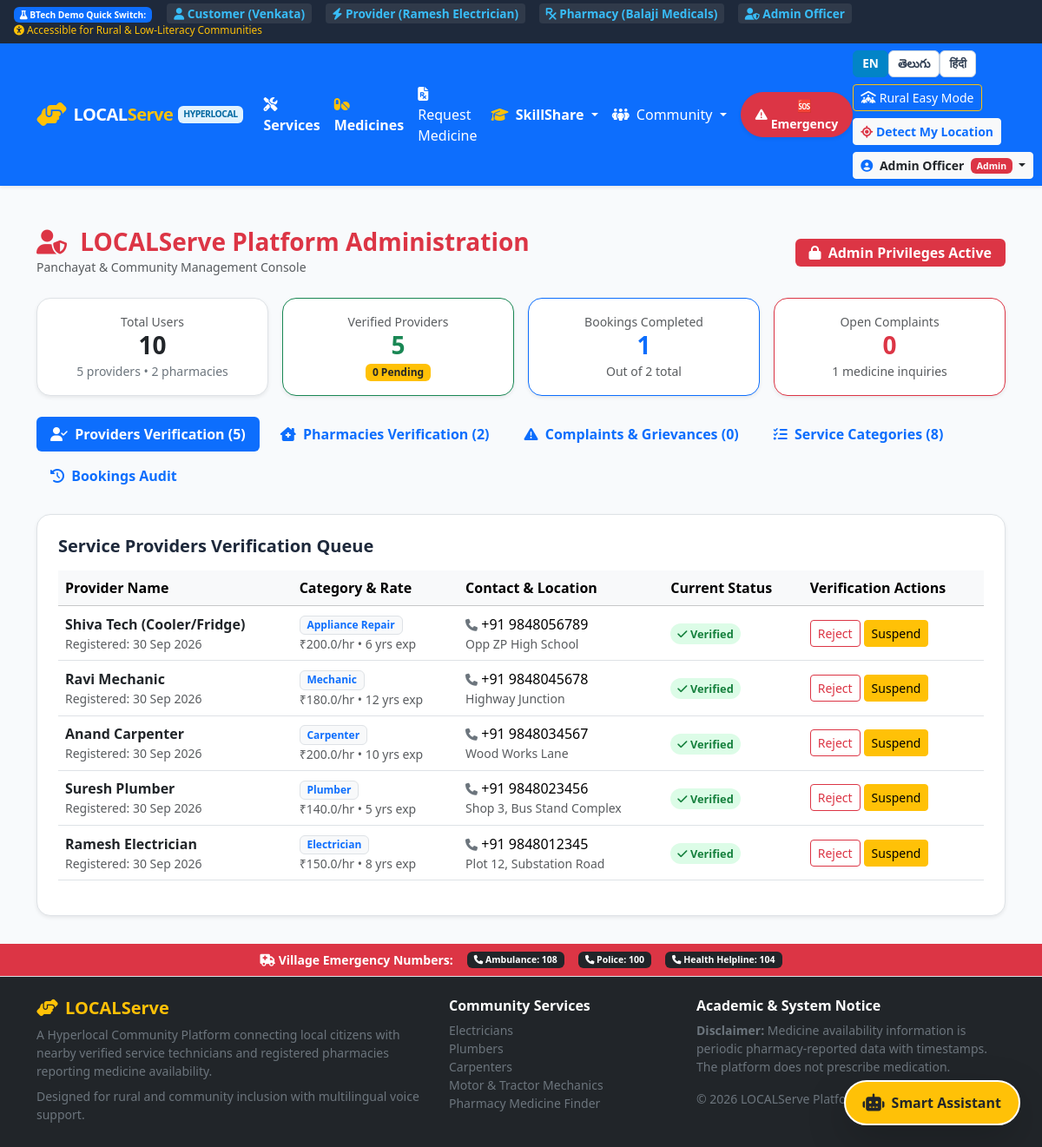
The page /admin/dashboard (signed in) on the database its author committed.
### tables this page shows
CREATE TABLE providers (
        provider_id INTEGER PRIMARY KEY AUTOINCREMENT,
        user_id INTEGER NOT NULL UNIQUE,
        category TEXT NOT NULL,
        experience_years INTEGER DEFAULT 2,
        charges_per_hr REAL DEFAULT 200.0,
        availability TEXT DEFAULT 'Available' CHECK(availability IN ('Available', 'Busy', 'Offline')),
        verification_status TEXT DEFAULT 'Pending' CHECK(verification_status IN ('Pending', 'Verified', 'Rejected', 'Suspended')),
        latitude REAL DEFAULT 17.3850,
        longitude REAL DEFAULT 78.4867,
        address TEXT,
        bio TEXT,
        rating REAL DEFAULT 5.0,
        rating_count INTEGER DEFAULT 0,
        completed_jobs_count INTEGER DEFAULT 0,
        years_on_platform INTEGER DEFAULT 1,
        FOREIGN KEY (user_id) REFERENCES users(user_id) ON DELETE CASCADE
    );

CREATE TABLE users (
        user_id INTEGER PRIMARY KEY AUTOINCREMENT,
        name TEXT NOT NULL,
        email TEXT UNIQUE NOT NULL,
        phone TEXT NOT NULL,
        password_hash TEXT NOT NULL,
        role TEXT NOT NULL CHECK(role IN ('customer', 'provider', 'pharmacy', 'admin')),
        latitude REAL DEFAULT 17.3850,
        longitude REAL DEFAULT 78.4867,
        address TEXT,
        created_at TIMESTAMP DEFAULT CURRENT_TIMESTAMP
    );

### routes/admin.py (the view)
@admin_bp.route('/dashboard')
@role_required(['admin'])
def dashboard():
    stats = {
        'total_users': query_db("SELECT COUNT(*) as c FROM users", one=True)['c'],
        'total_providers': query_db("SELECT COUNT(*) as c FROM providers", one=True)['c'],
        'verified_providers': query_db("SELECT COUNT(*) as c FROM providers WHERE verification_status = 'Verified'", one=True)['c'],
        'pending_providers': query_db("SELECT COUNT(*) as c FROM providers WHERE verification_status = 'Pending'", one=True)['c'],
        'total_pharmacies': query_db("SELECT COUNT(*) as c FROM pharmacies", one=True)['c'],
        'verified_pharmacies': query_db("SELECT COUNT(*) as c FROM pharmacies WHERE verification_status = 'Verified'", one=True)['c'],
        'total_bookings': query_db("SELECT COUNT(*) as c FROM bookings", one=True)['c'],
        'completed_bookings': query_db("SELECT COUNT(*) as c FROM bookings WHERE status = 'Completed'", one=True)['c'],
        'total_requests': query_db("SELECT COUNT(*) as c FROM medicine_requests", one=True)['c'],
        'open_complaints': query_db("SELECT COUNT(*) as c FROM complaints WHERE status IN ('Submitted', 'Investigating')", one=True)['c']
    }
    providers = query_db("""
        SELECT p.*, u.name, u.email, u.phone, u.created_at as registered_date
        FROM providers p
        JOIN users u ON p.user_id = u.user_id
        ORDER BY CASE p.verification_status WHEN 'Pending' THEN 1 ELSE 2 END, p.provider_id DESC
    """)
    pharmacies = query_db("""
        SELECT ph.*, u.email, u.created_at as registered_date
        FROM pharmacies ph
        JOIN users u ON ph.user_id = u.user_id
        ORDER BY CASE ph.verification_status WHEN 'Pending' THEN 1 ELSE 2 END, ph.pharmacy_id DESC
    """)
    raw_complaints = query_db("""
        SELECT c.*, u.name as complainant_name, u.phone as complainant_phone
        FROM complaints c
        JOIN users u ON c.user_id = u.user_id
        ORDER BY CASE c.status WHEN 'Submitted' THEN 1 WHEN 'Investigating' THEN 2 ELSE 3 END, c.created_at DESC
    """)
    complaints = []
    for comp in raw_complaints:
        cd = dict(comp)
        cd['created_ago'] = time_ago(cd['created_at'])
        complaints.append(cd)
    services = query_db("SELECT * FROM services ORDER BY service_id ASC")
    recent_bookings = query_db("""
        SELECT b.*, u.name as customer_name, p_u.name as provider_name, s.name as service_name
        FROM bookings b
        JOIN users u ON b.user_id = u.user_id
        JOIN providers p ON b.provider_id = p.provider_id
        JOIN users p_u ON p.user_id = p_u.user_id
        LEFT JOIN services s ON b.service_id = s.service_id
        ORDER BY b.created_at DESC
        LIMIT 15
    """)
    return render_template(
        'admin_dashboard.html',
        stats=stats,
        providers=providers,
        pharmacies=pharmacies,
        complaints=complaints,
        services=services,
        recent_bookings=recent_bookings
    )

### database.py (called while the page is built)
def get_db():
    if 'db' not in g:
        g.db = sqlite3.connect(Config.DATABASE_PATH)
        g.db.row_factory = sqlite3.Row
        g.db.execute("PRAGMA foreign_keys = ON")
        g.db.create_function("haversine", 4, haversine)
    return g.db

def query_db(query, args=(), one=False):
    db = get_db()
    cur = db.execute(query, args)
    rv = cur.fetchall()
    cur.close()
    return (rv[0] if rv else None) if one else rv

### routes/auth.py (called while the page is built)
def role_required(allowed_roles):
    def decorator(f):
        @wraps(f)
        def decorated_function(*args, **kwargs):
            if 'user_id' not in session:
                flash('Please log in first.', 'warning')
                return redirect(url_for('auth.login', next=request.url))
            if session.get('user_role') not in allowed_roles:
                flash('You do not have permission to access this page.', 'danger')
                return redirect(url_for('customer.index'))
            return f(*args, **kwargs)
        return decorated_function
    return decorator

### templates/admin_dashboard.html (shortened to what this page needs)
{% extends 'base.html' %}
{% block content %}
<div class="container py-3">
  <div class="d-flex justify-content-between align-items-center mb-4 flex-wrap gap-2">
    <div>
      <h3 class="fw-bold mb-0 text-danger">
        <i class="fa-solid fa-user-shield me-2"></i> LOCALServe Platform Administration
      </h3>
      <span class="text-muted small">Panchayat & Community Management Console</span>
    </div>
    <span class="badge bg-danger fs-6 px-3 py-2">
      <i class="fa-solid fa-lock me-1"></i> Admin Privileges Active
    </span>
  </div>
  <div class="row g-3 mb-4 text-center">
    <div class="col-6 col-md-3">
      <div class="bg-white p-3 rounded-4 shadow-sm border">
        <div class="text-muted small">Total Users</div>
        <h3 class="fw-bold text-dark mb-0">{{ stats.total_users }}</h3>
        <span class="text-secondary small">{{ stats.total_providers }} providers &bull; {{ stats.total_pharmacies }} pharmacies</span>
      </div>
    </div>
    <div class="col-6 col-md-3">
      <div class="bg-white p-3 rounded-4 shadow-sm border border-success">
        <div class="text-muted small">Verified Providers</div>
        <h3 class="fw-bold text-success mb-0">{{ stats.verified_providers }}</h3>
        <span class="badge bg-warning text-dark">{{ stats.pending_providers }} Pending</span>
      </div>
    </div>
    <div class="col-6 col-md-3">
      <div class="bg-white p-3 rounded-4 shadow-sm border border-primary">
        <div class="text-muted small">Bookings Completed</div>
        <h3 class="fw-bold text-primary mb-0">{{ stats.completed_bookings }}</h3>
        <span class="text-muted small">Out of {{ stats.total_bookings }} total</span>
      </div>
    </div>
    <div class="col-6 col-md-3">
      <div class="bg-white p-3 rounded-4 shadow-sm border border-danger">
        <div class="text-muted small">Open Complaints</div>
        <h3 class="fw-bold text-danger mb-0">{{ stats.open_complaints }}</h3>
        <span class="text-muted small">{{ stats.total_requests }} medicine inquiries</span>
      </div>
    </div>
  </div>
  <ul class="nav nav-pills mb-4 gap-2" id="adminTabs" role="tablist">
    <li class="nav-item">
      <button class="nav-link active fw-bold" data-bs-toggle="pill" data-bs-target="#providersTab">
        <i class="fa-solid fa-user-check me-1"></i> Providers Verification ({{ providers|length }})
      </button>
    </li>
    <li class="nav-item">
      <button class="nav-link fw-bold" data-bs-toggle="pill" data-bs-target="#pharmaciesTab">
        <i class="fa-solid fa-clinic-medical me-1"></i> Pharmacies Verification ({{ pharmacies|length }})
      </button>
    </li>
    <li class="nav-item">
      <button class="nav-link fw-bold" data-bs-toggle="pill" data-bs-target="#complaintsTab">
        <i class="fa-solid fa-triangle-exclamation me-1"></i> Complaints & Grievances ({{ complaints|length }})
      </button>
    </li>
    <li class="nav-item">
      <button class="nav-link fw-bold" data-bs-toggle="pill" data-bs-target="#servicesTab">
        <i class="fa-solid fa-list-check me-1"></i> Service Categories ({{ services|length }})
      </button>
    </li>
    <li class="nav-item">
      <button class="nav-link fw-bold" data-bs-toggle="pill" data-bs-target="#bookingsTab">
        <i class="fa-solid fa-clock-rotate-left me-1"></i> Bookings Audit
      </button>
    </li>
  </ul>
  <div class="tab-content" id="adminTabsContent">
    <div class="tab-pane fade show active" id="providersTab">
      <div class="bg-white p-4 rounded-4 shadow-sm border">
        <h5 class="fw-bold mb-3">Service Providers Verification Queue</h5>
        <div class="table-responsive">
          <table class="table table-hover align-middle">
            <thead class="table-light">
              <tr>
                <th>Provider Name</th>
                <th>Category & Rate</th>
                <th>Contact & Location</th>
                <th>Current Status</th>
                <th>Verification Actions</th>
              </tr>
            </thead>
            <tbody>
              {% for p in providers %}
              <tr>
                <td>
                  <span class="fw-bold text-dark">{{ p.name }}</span>
                  <div class="text-muted small">Registered: {{ p.registered_date|timeago }}</div>
                </td>
                <td>
                  <span class="badge bg-light text-primary border">{{ p.category }}</span>
                  <div class="small text-muted">₹{{ p.charges_per_hr }}/hr &bull; {{ p.experience_years }} yrs exp</div>
                </td>
                <td>
                  <div><i class="fa-solid fa-phone small text-secondary"></i> {{ p.phone }}</div>
                  <div class="small text-muted text-truncate" style="max-width: 200px;">{{ p.address }}</div>
                </td>
                <td>
                  {% if p.verification_status == 'Verified' %}
                    <span class="provider-badge-verified"><i class="fa-solid fa-check"></i> Verified</span>
                  {% elif p.verification_status == 'Pending' %}
                    <span class="provider-badge-pending"><i class="fa-solid fa-clock"></i> Pending</span>
                  {% elif p.verification_status == 'Suspended' %}
                    <span class="badge bg-danger">Suspended</span>
                  {% else %}
                    <span class="badge bg-secondary">Rejected</span>
                  {% endif %}
                </td>
                <td>
                  <form action="{{ url_for('admin.update_provider_status', provider_id=p.provider_id) }}" method="POST" class="d-flex gap-1">
                    {% if p.verification_status != 'Rejected' %}
                      <button type="submit" name="status" value="Rejected" class="btn btn-sm btn-outline-danger" title="Reject">
                        Reject
                      </button>
                    {% endif %}
                    {% if p.verification_status != 'Suspended' %}
                      <button type="submit" name="status" value="Suspended" class="btn btn-sm btn-warning" title="Suspend">
                        Suspend
                      </button>
                    {% endif %}
                  </form>
                </td>
              </tr>
              {% endfor %}
            </tbody>
          </table>
        </div>
      </div>
    </div>
  </div>
</div>
{% endblock %}

### static/css/style.css (style rules this page uses)
:root { --primary-color: #0d6efd; --primary-dark: #0a58ca; --secondary-color: #198754; --accent-color: #ff9800; --danger-color: #dc3545; --bg-light: #f8fafc; --text-main: #1e293b; --text-muted: #64748b; --card-shadow: 0 4px 12px rgba(0, 0, 0, 0.06); --card-hover-shadow: 0 10px 24px rgba(0, 0, 0, 0.12); --border-radius: 12px; }
body { font-family: 'Segoe UI', system-ui, -apple-system, sans-serif; color: var(--text-main); background-color: var(--bg-light); min-height: 100vh; display: flex; flex-direction: column; }
.provider-badge-verified { background-color: #dcfce7; color: #15803d; font-size: 0.8rem; font-weight: 600; padding: 3px 8px; border-radius: 20px; }

### rows shown on the page
providers: name "Shiva Tech (Cooler/Fridge)", registered_date "30 Sep 2026", category "Appliance Repair", charges_per_hr "200.0", experience_years "6", phone "+91 9848056789", address "Opp ZP High School", verification_status "Verified" (drawn)
providers: name "Ravi Mechanic", registered_date "30 Sep 2026", category "Mechanic", charges_per_hr "180.0", experience_years "12", phone "+91 9848045678", address "Highway Junction", verification_status "Verified" (drawn)
providers: name "Anand Carpenter", registered_date "30 Sep 2026", category "Carpenter", charges_per_hr "200.0", experience_years "10", phone "+91 9848034567", address "Wood Works Lane", verification_status "Verified" (drawn)
providers: name "Suresh Plumber", registered_date "30 Sep 2026", category "Plumber", charges_per_hr "140.0", experience_years "5", phone "+91 9848023456", address "Shop 3, Bus Stand Complex", verification_status "Verified" (drawn)
providers: name "Ramesh Electrician", registered_date "30 Sep 2026", category "Electrician", charges_per_hr "150.0", experience_years "8", phone "+91 9848012345", address "Plot 12, Substation Road", verification_status "Verified" (drawn)

### other values the page prints
{{ session.get('user_name') }} "Admin Officer"
{{ stats.total_users }} "10"
{{ stats.total_providers }} "5"
{{ stats.total_pharmacies }} "2"
{{ stats.verified_providers }} "5"
{{ stats.pending_providers }} "0"
{{ stats.completed_bookings }} "1"
{{ stats.total_bookings }} "2"
{{ stats.open_complaints }} "0"
{{ stats.total_requests }} "1"
{{ providers|length }} "5"
{{ pharmacies|length }} "2"
{{ complaints|length }} "0"
{{ services|length }} "8"
